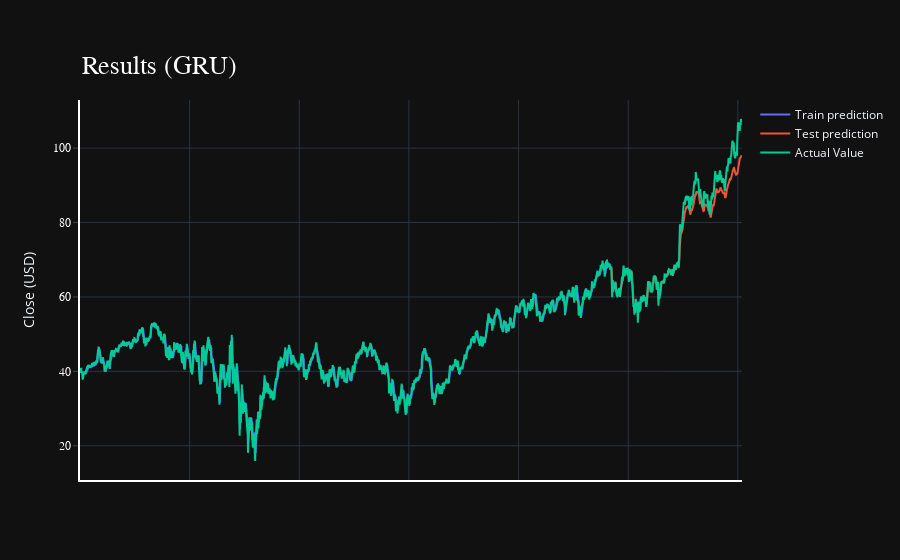

Notebook cell for this chart:
### Code cell
import plotly.express as px
import plotly.graph_objects as go

fig = go.Figure()
fig.add_trace(go.Scatter(go.Scatter(x=result.index, y=result[0],
                    mode='lines',
                    name='Train prediction')))
fig.add_trace(go.Scatter(x=result.index, y=result[1],
                    mode='lines',
                    name='Test prediction'))
fig.add_trace(go.Scatter(go.Scatter(x=result.index, y=result[2],
                    mode='lines',
                    name='Actual Value')))

fig.update_layout(
    xaxis=dict(
        showline=True,
        showgrid=True,
        showticklabels=False,
        linecolor='white',
        linewidth=2
    ),
    yaxis=dict(
        title_text='Close (USD)',
        showline=True,
        showgrid=True,
        showticklabels=True,
        linecolor='white',
        linewidth=2,
        ticks='outside',
        tickfont=dict(
            family='Rockwell',
            size=12,
            color='white',
        ),
    ),
    showlegend=True,
    template = 'plotly_dark'

)

annotations = []
annotations.append(dict(xref='paper', yref='paper', x=0.0, y=1.05,
                              xanchor='left', yanchor='bottom',
                              text='Results (GRU)',
                              font=dict(family='Rockwell',
                                        size=26,
                                        color='white'),
                              showarrow=False))
fig.update_layout(annotations=annotations)

fig.show()

### Figure 1 — Plotly figure (JSON) as saved in the notebook; plotly's stock layout.template omitted (floating-point values rounded to 4 significant figures; data arrays with more than 128 entries replaced by an {"elided": "..."} marker saying what was removed)
{"data": [{"mode": "lines", "name": "Train prediction", "type": "scatter", "x": {"elided": "3020 int values"}, "y": {"elided": "3020 float values"}}, {"mode": "lines", "name": "Test prediction", "type": "scatter", "x": {"elided": "3020 int values"}, "y": {"elided": "3020 float values"}}, {"mode": "lines", "name": "Actual Value", "type": "scatter", "x": {"elided": "3020 int values"}, "y": {"elided": "3020 float values"}}], "layout": {"annotations": [{"font": {"color": "white", "family": "Rockwell", "size": 26}, "showarrow": false, "text": "Results (GRU)", "x": 0, "xanchor": "left", "xref": "paper", "y": 1.05, "yanchor": "bottom", "yref": "paper"}], "showlegend": true, "xaxis": {"linecolor": "white", "linewidth": 2, "showgrid": true, "showline": true, "showticklabels": false}, "yaxis": {"linecolor": "white", "linewidth": 2, "showgrid": true, "showline": true, "showticklabels": true, "tickfont": {"color": "white", "family": "Rockwell", "size": 12}, "ticks": "outside", "title": {"text": "Close (USD)"}}}}
